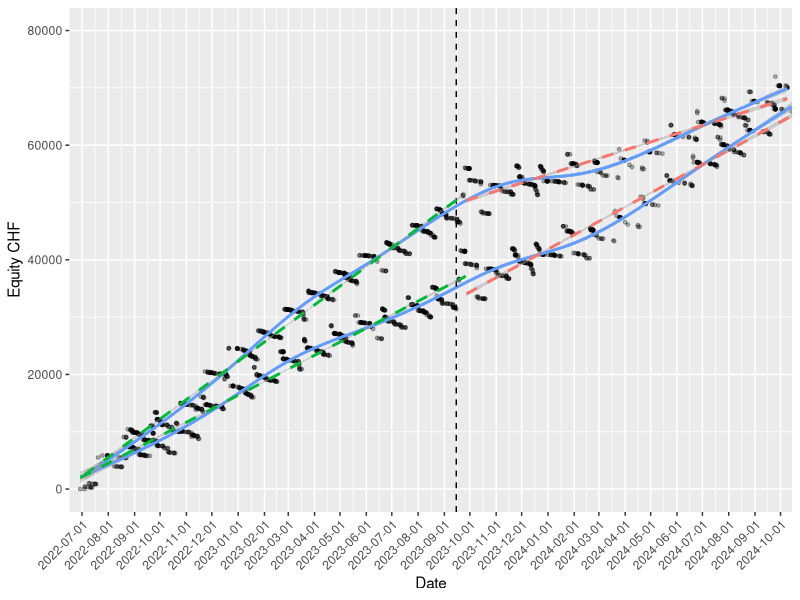
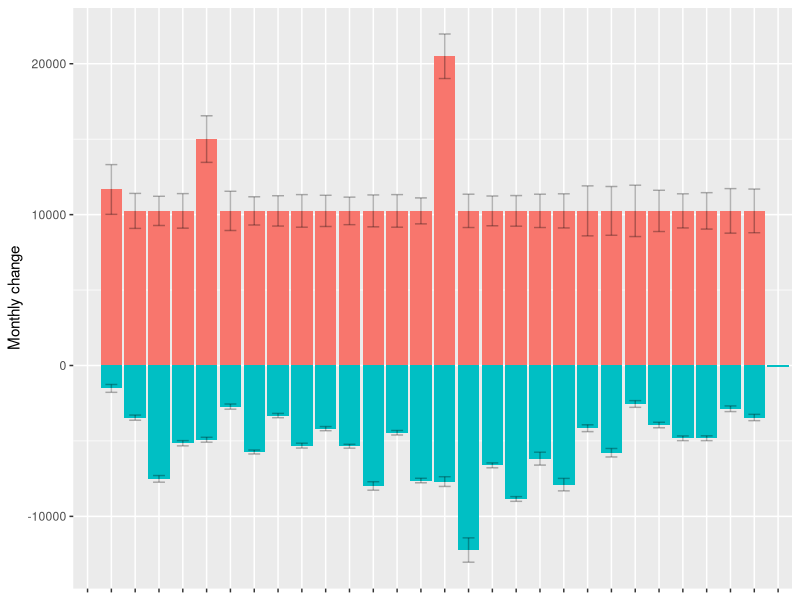
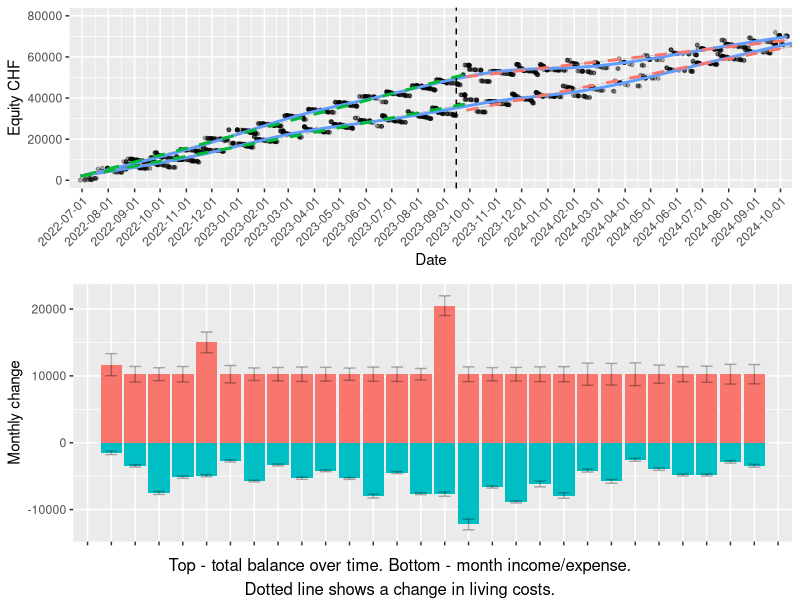
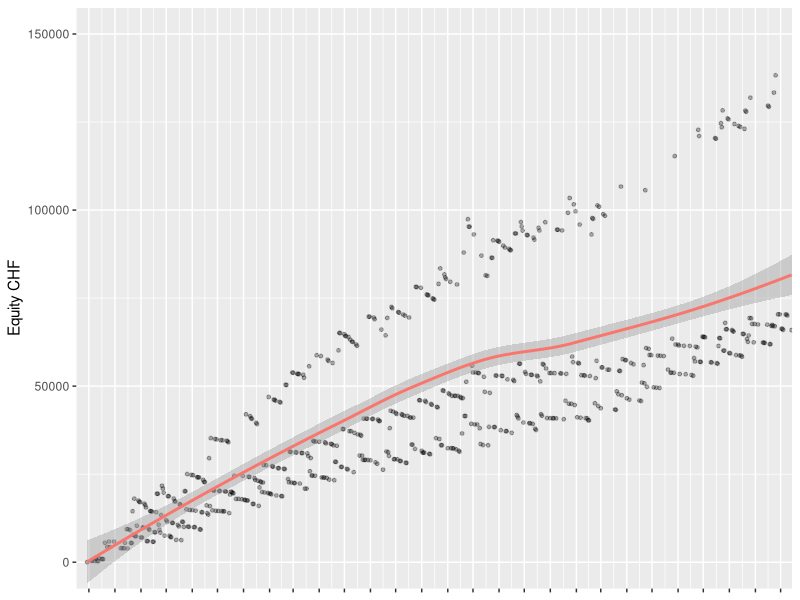
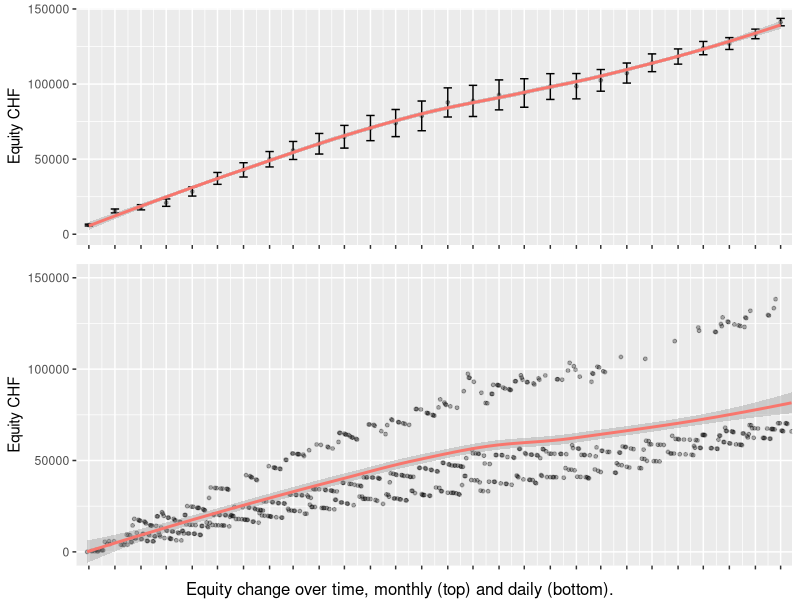
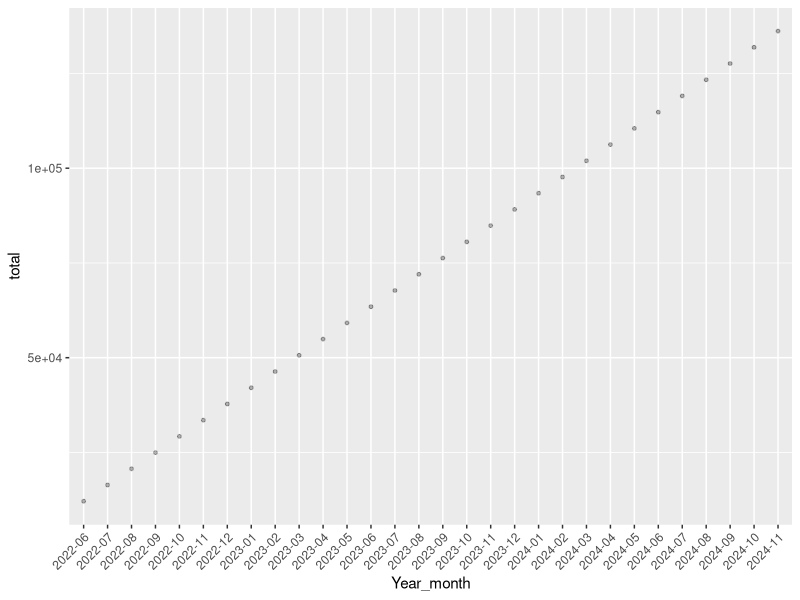
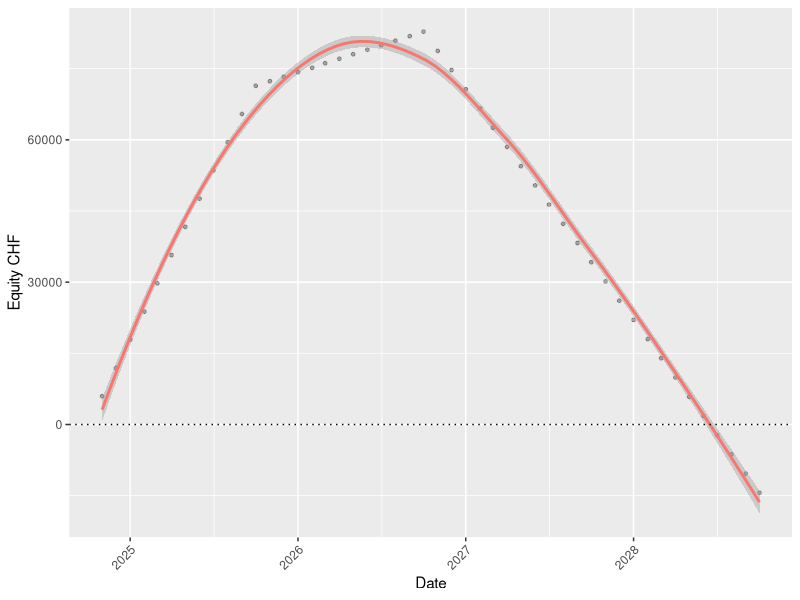
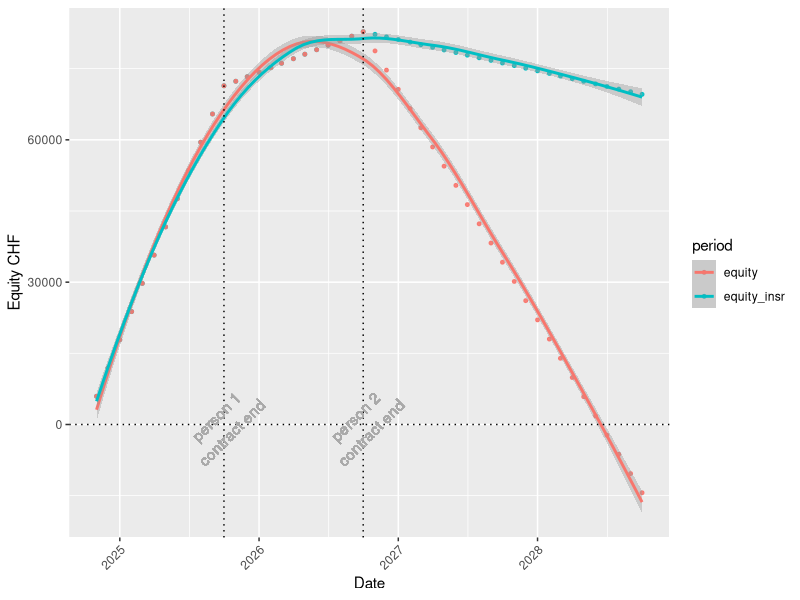

Write the R code that produced these figures, in order. (Note: this script raises an error after producing the figures.)
library(dplyr)
library(ggplot2)
library(lubridate)
library(tidyr)
library(zoo)

# Import financial data ----
person_1 <- read.csv("../data/example_statement_1.csv", stringsAsFactors=FALSE, header = TRUE, na.strings=c("","NA"))

person_2 <- read.csv("../data/example_statement_2.csv", stringsAsFactors=FALSE, header = TRUE, na.strings=c("","NA"))

person_1$label <- "person_1"
person_2$label <- "person_2"

df <- merge(person_1, person_2, all = TRUE)

df$Date <- as.Date(df$Booking.date, "%d.%m.%Y")
df$Year <- format(as.Date(df$Date), "%Y")
df$Month <- format(as.Date(df$Date), "%b")
df$month <- format(as.Date(df$Date), "%m")
df$Day <- format(as.Date(df$Date), "%d")
df$DayOfYear <- as.numeric(format(as.Date(df$Date), "%j"))
df$Year_month <- paste(df$Year, df$month, sep="-")

# Label change in income/outcome  ----
# E.g. Split colors based on moving apartment which now costs more
A <- df %>% subset(Date < as.numeric(as.Date("2023-09-27")) )
A$term <- "A"

B <- df %>% subset(Date >= as.numeric(as.Date("2023-09-27")) )
B$term <- "B"

df <- rbind(A, B)
rm(A, B)

# line colors
cols1 <- c("#ff8080", "#ff4d4d", "#3399ff")

# equity plot ----
p1 <- 
  df %>% 
  ggplot(aes(x = Date, y = Balance, 
             group = label))+
  geom_point(alpha=0.3, size = 1 )+
  geom_smooth(aes(color = cols1[1])) +
  ylim(0, 80000)+
  scale_x_date(expand = c(0, 0),
               limits = as.Date(c("2022-06-16","2024-10-15")),
               date_breaks = "1 months"
  )+
  #theme( axis.title.x=element_blank(), 
   #      axis.text.x=element_blank())+
  labs(y="Equity CHF") +
  geom_vline(xintercept = as.numeric(as.Date("2023-09-15")), linetype=2)+
  stat_smooth(data=subset(df, term== "A"), method = "lm", aes(color = cols1[2]), linetype=2)+
  stat_smooth(data=subset(df, term== "B"), method = "lm", aes(color = cols1[3]), linetype=2) + 
  theme(legend.position = "none")+
  theme(axis.text.x = element_text(
    angle = 45, hjust = 1),
    legend.position="none")

p1

# monthly change calculate ----
df_debit <- 
  df %>% 
  ungroup() %>%
  select(Year_month, Debit) %>%
  na.omit() %>%
  group_by(Year_month) %>% 
  summarize(sum = (-1 * sum(Debit)),
            min = min(Debit), 
            max = max(Debit),
            SD=sd(Debit),
            n = n()
            )

df_credit <- 
  df %>% 
  ungroup() %>%
  select(Year_month, Credit) %>%
  na.omit() %>%
  group_by(Year_month) %>% 
  summarize(sum = sum(Credit),
            min = min(Credit), 
            max = max(Credit),
            SD=sd(Credit),
            n = n())

df_credit$Type <- "Credit" 
df_debit$Type <- "Dedit" 
df_monthly <- merge(df_debit, df_credit, all = TRUE)

# monthly change plot ----
p2 <- 
  df_monthly %>% 
  ungroup() %>% 
  ggplot(aes(x = Year_month, y = sum, group = 1 , fill=Type)) +
  geom_bar(stat="identity")+
  geom_errorbar(aes(ymin=sum-SD, ymax=sum+SD),
                colour="black",
                alpha = 0.3,
                width=.5) +
  theme( axis.title.x=element_blank(), 
         axis.text.x=element_blank(),
         legend.position="none")+
#  theme(axis.text.x = element_text(angle = 45, hjust = 1), legend.position="bottom")+
  labs(y="Monthly change")
p2

# combined plot  ----
require(gridExtra)
grid.arrange(p1, p2, ncol=1, 
                   heights=c(2,2),
                   bottom = "Top - total balance over time. Bottom - month income/expense.
Dotted line shows a change in living costs.") # equity_combined.pdf 6x8

# estimate spending per month (incl rent) ----
# Note the estimate can be set based on a specific period such that the living expense change is best represented

# combined equity plot ----
# combined mean per month and per day
df_mothly_combined <- df %>%
  select(label, Year_month, Balance, Date) %>%
  na.omit() %>%
  group_by(Year_month, label) %>%
  summarize(month_mean = (mean(Balance)),
            month_min = min(Balance), 
            month_max = max(Balance),
            month_SD=sd(Balance),
            month_n = n()) %>%
  group_by(Year_month) %>%
  summarize(month_sum = (sum(month_mean)),
            month_min = min(month_mean), 
            month_max = max(month_mean),
            month_SD=sd(month_mean),
            month_n = n()) %>%
  ungroup() 

df_mothly_combined$yrmo <- 
  as.yearmon(df_mothly_combined$Year_month, "%Y-%m")

df_mothly_combined$Date <- 
as.Date(df_mothly_combined$yrmo)

# equity with monthly changes
p_comb_month <-
  df_mothly_combined %>% 
  ggplot(aes(x = Date, y = month_sum))+
  geom_point(alpha=0.3, size = 1 )+
    geom_errorbar(aes(ymin=month_sum-month_SD, 
                      ymax=month_sum+month_SD),
                  width=10) +
  geom_smooth(aes(color = cols1[1])) +
  scale_x_date(expand = c(0, 0),
               limits = as.Date(c("2022-06-16","2024-10-15")),
               date_breaks = "1 months"
  )+
   scale_y_continuous(labels = function(x) format(x, scientific = FALSE))+
  theme( axis.title.x=element_blank(), 
         axis.text.x=element_blank())+
  labs(y="Equity CHF") +
  theme(legend.position = "none")
# p_comb_month # df_mothly_mean.pdf 4x8

df_daily_combined <- df %>%
  select(label, Year_month, Balance, Date) %>%
  na.omit() %>%
  group_by(label, Date) %>%
  summarize(day_mean = (mean(Balance)),
            day_min = min(Balance), 
            day_max = max(Balance),
            day_SD=sd(Balance),
            day_n = n()) %>%  
  group_by(Date) %>%
  summarize(day_sum = (sum(day_mean)),
            day_min = min(day_mean), 
            day_max = max(day_mean),
            day_SD=sd(day_mean),
            day_n = n()) %>%
  ungroup() 

# equity with daily changes
p_comb_day <-
  df_daily_combined %>% 
  ggplot(aes(x = Date, y = day_sum))+
  geom_point(alpha=0.3, size = 1 )+
  geom_smooth(aes(color = cols1[1])) +
  scale_x_date(expand = c(0, 0),
               limits = as.Date(c("2022-06-16","2024-10-15")),
               date_breaks = "1 months"
  )+
  scale_y_continuous(labels = function(x) format(x, scientific = FALSE))+
  coord_cartesian(ylim = c(0, 150000))+
  theme(
    axis.title.x=element_blank(), 
    axis.text.x=element_blank(),
    #axis.text.x = element_text( angle = 45, hjust = 1), 
    legend.position="none")+
  labs(y="Equity CHF")+
  theme(legend.position = "none")
p_comb_day
# p_comb_day # df_mean_day.pdf 5x8

# Plot together
require(gridExtra)
grid.arrange(p_comb_month, p_comb_day, ncol=1, 
             heights=c(2,2.5),
             bottom = "Equity change over time, monthly (top) and daily (bottom).") # combined_equity.pdf 8x8

# Linear model to predict monthly savings ----
# modify the df: Don't include recent month that had an unusual large debit
df_mod <- df_mothly_combined %>% head(33)

str(df_mod)
df_mod$Date <- as.factor(df_mod$Date)
df_mod$Date <- as.numeric(df_mod$Date)
lm <- glm(month_sum ~ Date,data=df_mod,family=gaussian(link = "identity"))
summary(lm) # display results
coef(lm)
confint(lm) # 95% CI for the coefficients
exp(cbind(coef(lm), confint(lm))) # exponentiated coefficients and 95% CI for exponentiated coefficients
predict <- predict(lm, type="response") %>%
  as.data.frame() # predicted values 
residuals(lm, type="deviance") # residuals
predict$Year_month <- df_mod$Year_month
predict$total <- predict$.

predict%>% 
  ggplot(aes(x = Year_month, y = total ))+
  geom_point(alpha=0.3, size = 1)+
  geom_smooth(aes(color = cols1[1])) + 
  theme( axis.text.x = element_text(angle = 45, hjust = 1) )
# prediction of ~4'300 per month

# After buying ----
# Once you buy a home, you will likely spend most of your cash and have close to zero again. 
# Calculate how much income versus spending
# Determine how long you can last based on your guaranteed income

# monthly spend ----
# Estimate spending per month (incl rent/mortgage)
month_spend <- df %>%
  select(Year_month, Debit, Date) %>%
  na.omit() %>%
  filter(Date >= ("2024-03-01")) %>%
  filter(Date < ("2024-11-01")) %>%
  group_by(Year_month) %>%
  filter(Debit < 3000) %>% # exclude a large once off debit
  summarize(total = (sum(Debit)),
            min = min(Debit), 
            max = max(Debit),
            SD=sd(Debit),
            n = n()) %>%
  ungroup() %>%
  summarize(mean = (mean(total)),
            min = min(total), 
            max = max(total),
            SD=sd(total),
            n = n())
month_spend
#saving/income - costs

# guaranteed equity ----
# Make an expected future debit df
# Get the most recent date
current_date <- (tail(df_mothly_combined$Date, 1))

# Print the dates for future months, e.g. 12 months
# set values for the known income period
# Define known incomes for person 1 and person 2

total_period = 48 # months
Date <-c( seq(as.Date(current_date),length=total_period,by="months") )
Expense  <- c(rep(month_spend$mean,length=total_period))

# person 1
total_income_1 = 5000
known_period_1 = 12
unknown_period_1 = (total_period - known_period_1)
Income_1  <- c( rep( total_income_1, length=known_period_1), rep(0, length=unknown_period_1))

# person 2
total_income_2 = 4999
known_period_2 = 24
unknown_period_2 = (total_period - known_period_2)
Income_2  <- c( rep( total_income_2, length=known_period_2), rep(0, length=unknown_period_2))

Income <- (Income_1 + Income_2)
future <- data.frame(Date, Expense, Income)

future$saving <- future$Income - future$Expense
future$equity <- cumsum(future$saving) 

# guaranteed equity plot ----
future %>% 
  ggplot(aes(x = Date, y = equity))+
  geom_point(alpha=0.3, size = 1 )+
  geom_smooth(aes(color = cols1[1])) +
  scale_y_continuous(labels = function(x) format(x, scientific = FALSE))+
 # coord_cartesian(ylim = c(0, 30000))+
  geom_hline(linetype="dotted", yintercept= 0) +
  theme(axis.text.x = element_text(
    angle = 45, hjust = 1),
    legend.position="none")+
  labs(y="Equity CHF")+
  theme(legend.position = "none")
# df_future.pdf 5x8

# guaranteed equity insurance ----
# Account for unemployed insurance (70% of income)
# Chose the person, e.g. person 2
total_income_insr = ((total_income_2) * 0.7)
Income_3 <- c( rep( total_income_2, length=known_period_2), rep(total_income_insr, length=unknown_period_2))

Income_insr <- (Income_1 + Income_3)
future_insr <- data.frame(Date, Expense, Income_insr)

future_insr$saving_insr <- future_insr$Income_insr - future_insr$Expense
future_insr$equity_insr <- cumsum(future_insr$saving_insr) 

future_merged <- merge(future_insr, future)
future_merged <- gather(future_merged, key = "period", value = "equity", equity_insr, equity)

# Get the end data for known periods (contract end)
Date_known_period_1 <- tail(c( seq(as.Date(current_date),length=known_period_1,by="months") ), 1)
Date_known_period_2 <- tail(c( seq(as.Date(current_date),length=known_period_2,by="months") ), 1)

# guaranteed equity insurance plot ----
p3 <- future_merged %>% 
  ggplot(aes(x = Date, y = equity ))+
  geom_point(alpha=0.9, size = 1, aes( color=period))+
  geom_smooth(aes(color = period)) +
  scale_y_continuous(labels = function(x) format(x, scientific = FALSE))+
  # coord_cartesian(ylim = c(0, 30000))+
  geom_hline(linetype="dotted", yintercept= 0) +
  theme(axis.text.x = element_text(
    angle = 45, hjust = 1) )+
  labs(y="Equity CHF") +
  geom_vline(linetype="dotted", xintercept= ( Date_known_period_1) ) +
  geom_vline(linetype="dotted", xintercept= ( Date_known_period_2) ) +
  geom_text(aes(x=Date_known_period_1, y=0, label="person 1\ncontract end"), colour="darkgrey", angle=45)+
  geom_text(aes(x=Date_known_period_2, y=0, label="person 2\ncontract end"), colour="darkgrey", angle=45)

p3


# ten year example ----
total_period = 120 # months
Date_10 <-c( seq(as.Date(current_date),length=total_period,by="months") )
Expense_10  <- c(rep(month_spend$mean,length=total_period))

known_period_10 = 120
Income_10_1  <- c( rep( total_income_1, length=known_period_10))
Income_10_2  <- c( rep( total_income_2, length=known_period_10))

Income_10 <- (Income_10_1 + Income_10_2)
future_10 <- data.frame(Date_10, Expense_10, Income_10)

future_10$saving <- future_10$Income - future_10$Expense_10
future_10$equity <- cumsum(future_10$saving) 

# guaranteed equity plot ----
p4 <- future_10 %>% 
  ggplot(aes(x = Date, y = equity))+
  geom_point(alpha=0.3, size = 1 )+
  geom_smooth(aes(color = cols1[1])) +
  scale_y_continuous(labels = function(x) format(x, scientific = FALSE))+
  # coord_cartesian(ylim = c(0, 30000))+
  geom_hline(linetype="dotted", yintercept= 0) +
  theme(axis.text.x = element_text(
    angle = 45, hjust = 1),
    legend.position="none")+
  labs(y="Equity CHF")+
  theme(legend.position = "none")
# df_future.pdf 5x8

# Summary plots ----
# repeat of plots 
grid.arrange(p1, p2, p_comb_month, p_comb_day, p3, p4, ncol=1,
             heights=c(3,2,2,2,2,2),
             bottom = "A: current total balance over time (dotted line - change in living costs).
             B: current monthly income and expenses.
             C. Equity change over time, monthly.
             D. Equity change over time, daily.
             E: forcast guaranteed equity with insurance (dotted line - switch to insured income).
             F: forcast 10 year with fulltime, modest contract."
             ) # ../img/equity_combined.pdf 24x8